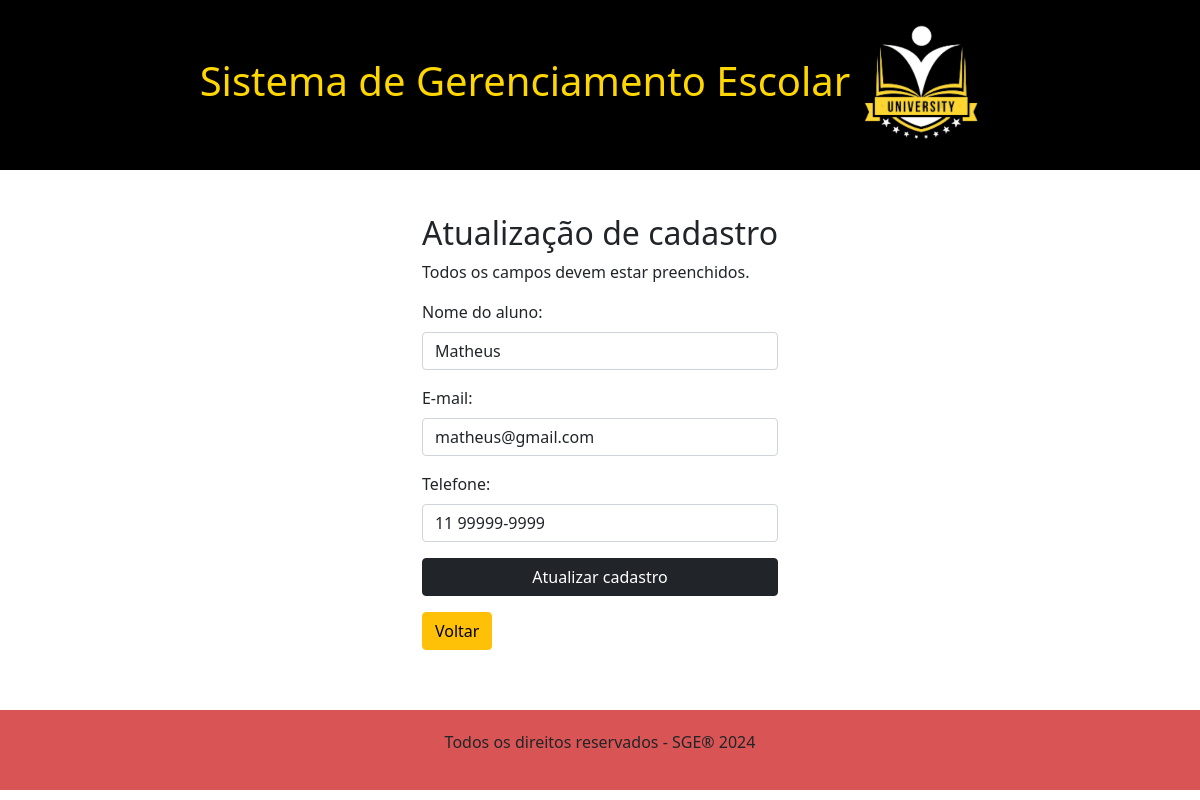
Page /form_atualizar_cadastro_aluno.php?id_aluno=1 on the committed database.
### tables this page shows
CREATE TABLE `sge_alunos` (
  `id_aluno` int(11) NOT NULL,
  `nome_aluno` varchar(200) NOT NULL,
  `email_aluno` varchar(200) NOT NULL,
  `telefone_aluno` varchar(200) NOT NULL
);

### form_atualizar_cadastro_aluno.php (the view, shortened to what this page needs)
<!DOCTYPE html>
<html lang="pt-br">
<head>
    <link rel="stylesheet" href="style.css">
    <link rel="stylesheet" href="https://stackpath.bootstrapcdn.com/bootstrap/4.5.2/css/bootstrap.min.css">
</head>
<body>
    <?php
    include 'header.php';
    include 'database.php';
    $id_aluno_update = $_GET['id_aluno'];
    $sql_id = "SELECT * FROM sge_alunos WHERE id_aluno = '$id_aluno_update'";
    $consulta_id = mysqli_query($conexao, $sql_id);
    $dados_aluno_id = mysqli_fetch_array($consulta_id);
    ?>
    <div class="content">
        <h2>Atualização de cadastro</h2>
        <p>Todos os campos devem estar preenchidos.</p>
        <form action="atualizar_cadastro_aluno.php" method="post">
            <div class="mb-3 mt-3">
                <label for="nome_aluno">Nome do aluno:</label>
                <input type="text" name="nome_aluno" id="nome_aluno" value="<?php echo $dados_aluno_id['nome_aluno']?>" class="form-control">
            </div>
            <div class="mb-3">
                <label for="email_aluno">E-mail:</label>
                <input type="text" name="email_aluno" id="email_aluno" value="<?php echo $dados_aluno_id['email_aluno']?>" class="form-control">
            </div>
            <div class="mb-3">
                <label for="telefone_aluno">Telefone:</label>
                <input type="text" name="telefone_aluno" id="telefone_aluno" value="<?php echo $dados_aluno_id['telefone_aluno']?>" class="form-control">
            </div>
            <div class="d-grid gap-3">
                <input type="submit" value="Atualizar cadastro" class="btn btn-dark text-white btn-block">
            </div>
        </form>
        <div class="mb-3 mt-3">
            <a href="index.php" class="btn btn-warning">Voltar</a>
        </div>
    </div>
    <?php include 'footer.php'; ?>
</body>
</html>

### style.css (style rules this page uses)
body { background-color: #ffffcc; }

### CSS/footer.css (style rules this page uses)
body { display: flex; flex-direction: column; min-height: 100vh; }

### form_atualizar_cadastro_aluno.php (style rules this page uses)
body { background-color: #ffffcc; padding-top: 0; margin: 0; }
.content { max-width: 800px; margin: 0 auto; padding: 20px; }

### rows in the picture
sge_alunos: nome_aluno "Matheus", email_aluno "matheus@gmail.com", telefone_aluno "11 99999-9999"
